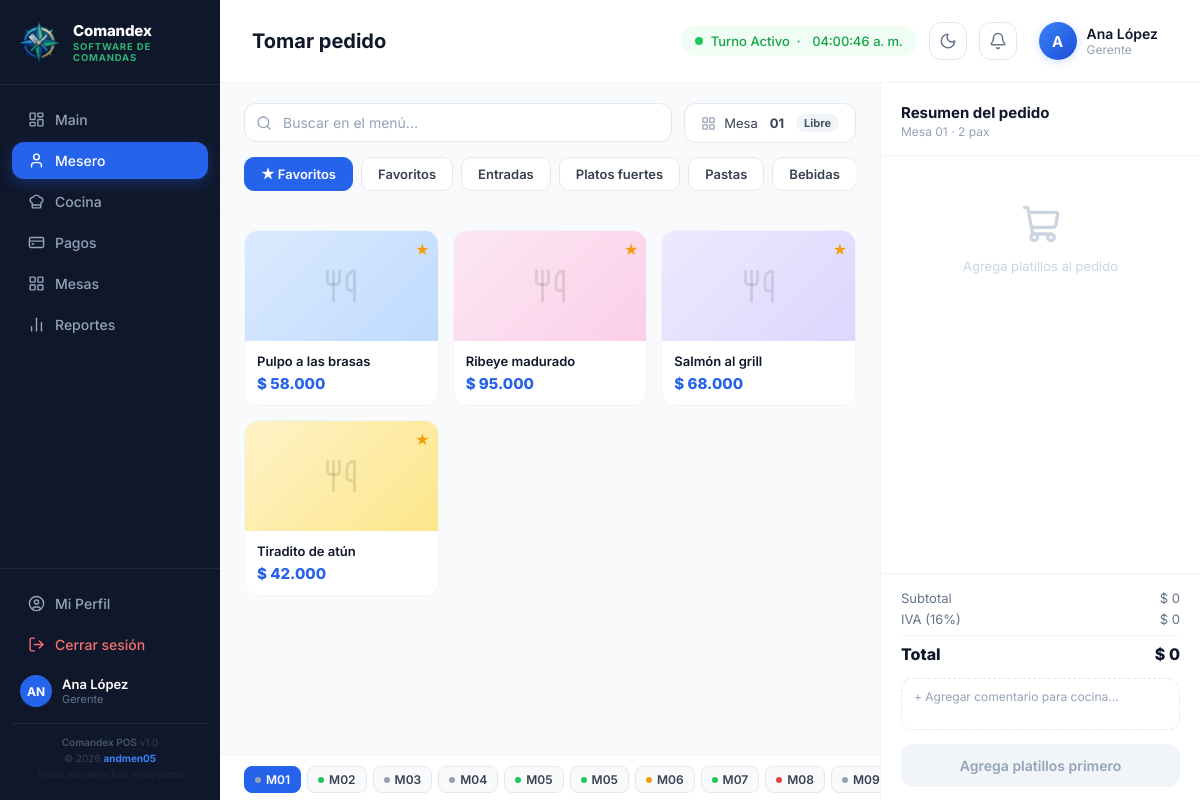
/mesero/pedido/1 (signed in), run on the app's committed database.
### tables this page shows
CREATE TABLE mesas (
    id INT AUTO_INCREMENT PRIMARY KEY,
    numero INT NOT NULL,
    zona ENUM('terraza','salon','privado') DEFAULT 'salon',
    capacidad INT DEFAULT 4,
    estado ENUM('libre','ocupada','reservada','por_liberar') DEFAULT 'libre',
    pos_x INT DEFAULT 0,
    pos_y INT DEFAULT 0,
    sucursal_id INT NOT NULL,
    FOREIGN KEY (sucursal_id) REFERENCES sucursales(id)
);

CREATE TABLE categorias (
    id INT AUTO_INCREMENT PRIMARY KEY,
    nombre VARCHAR(80) NOT NULL,
    icono VARCHAR(50) DEFAULT '🍽️',
    orden INT DEFAULT 0
);

CREATE TABLE productos (
    id INT AUTO_INCREMENT PRIMARY KEY,
    nombre VARCHAR(150) NOT NULL,
    descripcion TEXT,
    precio DECIMAL(10,2) NOT NULL,
    categoria_id INT,
    imagen VARCHAR(255),
    disponible TINYINT(1) DEFAULT 1,
    favorito TINYINT(1) DEFAULT 0,
    created_at TIMESTAMP DEFAULT CURRENT_TIMESTAMP,
    FOREIGN KEY (categoria_id) REFERENCES categorias(id)
);

CREATE TABLE pedidos (
    id INT AUTO_INCREMENT PRIMARY KEY,
    numero INT NOT NULL,
    mesa_id INT NOT NULL,
    mesero_id INT NOT NULL,
    estado ENUM('pendiente','en_cocina','listo','servido','cancelado') DEFAULT 'pendiente',
    personas INT DEFAULT 1,
    notas_cocina TEXT,
    created_at TIMESTAMP DEFAULT CURRENT_TIMESTAMP,
    updated_at TIMESTAMP DEFAULT CURRENT_TIMESTAMP ON UPDATE CURRENT_TIMESTAMP,
    FOREIGN KEY (mesa_id) REFERENCES mesas(id),
    FOREIGN KEY (mesero_id) REFERENCES usuarios(id)
);

### controllers/MeseroController.php (called while the page is built, shortened)
<?php
class MeseroController {
    private Pedido $pedidoModel;
    private Producto $productoModel;
    private Mesa $mesaModel;
    public function __construct() {
        $this->pedidoModel   = new Pedido();
        $this->productoModel = new Producto();
        $this->mesaModel     = new Mesa();
    }
    public function pedido(int $mesa_id): void {
        $mesa       = $this->mesaModel->findById($mesa_id);
        $categorias  = $this->productoModel->getCategorias();
        $productos    = $this->productoModel->getAll();
        $favoritos    = $this->productoModel->getFavoritos();
        $pedidoActivo = $this->pedidoModel->getActivoByMesa($mesa_id);
        $todasMesas   = $this->mesaModel->getAll(1);
        view('mesero/pedido', compact(
            'mesa','categorias','productos','favoritos','pedidoActivo','todasMesas','mesa_id'
        ));
    }
}

### config/database.php (called while the page is built, shortened)
<?php
function getPDO(): PDO {
    static $pdo = null;
    if ($pdo === null) {
        $dsn = "mysql:host=" . DB_HOST . ";dbname=" . DB_NAME . ";charset=" . DB_CHARSET;
        $options = [
            PDO::ATTR_ERRMODE            => PDO::ERRMODE_EXCEPTION,
            PDO::ATTR_DEFAULT_FETCH_MODE => PDO::FETCH_ASSOC,
            PDO::ATTR_EMULATE_PREPARES   => false,
        ];
        try {
            $pdo = new PDO($dsn, DB_USER, DB_PASS, $options);
        } catch (PDOException $e) {
            http_response_code(500);
            die(json_encode(['error' => 'Database connection failed: ' . $e->getMessage()]));
        }
    }
    return $pdo;
}

### models/Mesa.php (called while the page is built, shortened)
<?php
class Mesa {
    private PDO $db;
    public function __construct() {
        $this->db = getPDO();
    }
    public function getAll(int $sucursal_id = 1, string $zona = ''): array {
        $sql = "SELECT m.*,
                    p.id AS pedido_id, p.personas,
                    p.created_at AS pedido_inicio,
                    u.nombre AS mesero_nombre
                FROM mesas m
                LEFT JOIN pedidos p ON p.mesa_id = m.id AND p.estado IN ('pendiente','en_cocina','listo','servido')
                LEFT JOIN usuarios u ON p.mesero_id = u.id
                WHERE m.sucursal_id = ?";
        $params = [$sucursal_id];
        $sql .= " ORDER BY m.numero";
        $stmt = $this->db->prepare($sql);
        $stmt->execute($params);
        return $stmt->fetchAll();
    }
    public function findById(int $id): ?array {
        $stmt = $this->db->prepare("SELECT * FROM mesas WHERE id=?");
        $stmt->execute([$id]);
        return $stmt->fetch() ?: null;
    }
}

### models/Producto.php (called while the page is built, shortened)
<?php
class Producto {
    private PDO $db;
    public function __construct() {
        $this->db = getPDO();
    }
    public function getAll(int $categoria_id = 0, bool $soloDisponibles = true): array {
        $sql = "SELECT p.*, c.nombre AS categoria_nombre
                FROM productos p
                LEFT JOIN categorias c ON p.categoria_id = c.id
                WHERE 1=1";
        $params = [];
        if ($soloDisponibles) {
            $sql .= " AND p.disponible=1";
        }
        $sql .= " ORDER BY p.favorito DESC, p.nombre";
        $stmt = $this->db->prepare($sql);
        $stmt->execute($params);
        return $stmt->fetchAll();
    }
    public function getFavoritos(): array {
        $stmt = $this->db->prepare("
            SELECT p.*, c.nombre AS categoria_nombre
            FROM productos p
            LEFT JOIN categorias c ON p.categoria_id = c.id
            WHERE p.favorito=1 AND p.disponible=1
            ORDER BY p.nombre
        ");
        $stmt->execute();
        return $stmt->fetchAll();
    }
    public function getCategorias(): array {
        $stmt = $this->db->query("SELECT * FROM categorias ORDER BY orden, nombre");
        return $stmt->fetchAll();
    }
}

### models/Pedido.php (called while the page is built, shortened)
<?php
class Pedido {
    private PDO $db;
    public function __construct() {
        $this->db = getPDO();
    }
    public function getActivoByMesa(int $mesa_id): ?array {
        $stmt = $this->db->prepare("
            SELECT * FROM pedidos
            WHERE mesa_id=? AND estado NOT IN ('pagado','cancelado')
            ORDER BY created_at DESC LIMIT 1
        ");
        $stmt->execute([$mesa_id]);
        $pedido = $stmt->fetch() ?: null;
        return $pedido;
    }
}

### views/mesero/pedido.php (the view, shortened to what this page needs)
<?php
$pedido_id = $pedidoActivo['id'] ?? 0;
$items     = $pedidoActivo['items'] ?? [];
$subtotal  = array_sum(array_map(fn($i)=>$i['cantidad']*$i['precio_unitario'], $items));
$iva       = round($subtotal * 0.16, 2);
$total     = $subtotal + $iva;
$catActiva = $_GET['cat'] ?? 'favoritos';
if($catActiva === 'favoritos') {
    $prodMostrar = array_filter($productos, fn($p)=>$p['favorito']);
} else {
    $prodMostrar = array_filter($productos, fn($p)=>(string)$p['categoria_id']===$catActiva);
}
?>
<div class="main-override">
<div class="left-col">
    <div style="padding:20px 24px 16px;background:#f8fafc;border-bottom:1px solid #f1f5f9;flex-shrink:0;">
        <div style="display:flex;gap:12px;margin-bottom:14px;">
            <div style="position:relative;flex:1;">
                <i data-lucide="search" style="position:absolute;left:12px;top:50%;transform:translateY(-50%);width:16px;height:16px;color:#94a3b8;"></i>
                <input type="text" id="search-prod" placeholder="Buscar en el menú..."
                    style="width:100%;padding:10px 14px 10px 38px;border:1.5px solid #e2e8f0;border-radius:12px;font-size:14px;background:#fff;box-sizing:border-box;">
            </div>
            <div style="display:flex;align-items:center;gap:8px;background:#fff;border:1.5px solid #e2e8f0;border-radius:12px;padding:10px 16px;font-size:13px;color:#374151;flex-shrink:0;">
                <i data-lucide="layout-grid" style="width:15px;height:15px;color:#94a3b8;"></i>
                Mesa <strong style="margin:0 4px;"><?= str_pad($mesa['numero'],2,'0',STR_PAD_LEFT) ?></strong>
                <span style="background:<?= $mesa['estado']==='ocupada'?'#d1fae5':'#f1f5f9' ?>;color:<?= $mesa['estado']==='ocupada'?'#065f46':'#475569' ?>;font-size:11px;font-weight:700;padding:2px 8px;border-radius:99px;">
                    <?= ucfirst($mesa['estado']) ?>
                </span>
            </div>
        </div>
        <div style="display:flex;gap:8px;overflow-x:auto;padding-bottom:2px;">
            <button class="cat-btn <?= $catActiva==='favoritos'?'active':'' ?>" onclick="filtrar('favoritos',this)">
                ★ Favoritos
            </button>
            <?php foreach($categorias as $cat): ?>
            <button class="cat-btn <?= (string)$cat['id']===$catActiva?'active':'' ?>" onclick="filtrar('<?= $cat['id'] ?>',this)">
                <?= htmlspecialchars($cat['nombre']) ?>
            </button>
            <?php endforeach; ?>
        </div>
    </div>
    <div style="flex:1;overflow-y:auto;padding:20px 24px;">
        <div id="prod-grid" style="display:grid;grid-template-columns:repeat(auto-fill,minmax(180px,1fr));gap:14px;">
            <?php foreach($prodMostrar as $prod): ?>
            <div class="prod-card" id="prod-<?= $prod['id'] ?>"
                 data-nombre="<?= htmlspecialchars($prod['nombre']) ?>"
                 data-cat="<?= $prod['categoria_id'] ?>"
                 data-fav="<?= $prod['favorito'] ?>"
                 onclick="abrirModal(<?= $prod['id'] ?>,'<?= addslashes($prod['nombre']) ?>',<?= $prod['precio'] ?>,'<?= addslashes($prod['descripcion']??'') ?>')">
                <div style="height:110px;background:linear-gradient(135deg,<?= ['#fef3c7','#dbeafe','#d1fae5','#fce7f3','#ede9fe','#f0fdf4'][($prod['id']-1)%6] ?>,<?= ['#fde68a','#bfdbfe','#a7f3d0','#fbcfe8','#ddd6fe','#bbf7d0'][($prod['id']-1)%6] ?>);display:flex;align-items:center;justify-content:center;position:relative;">
                    <i data-lucide="utensils" style="width:36px;height:36px;color:rgba(0,0,0,0.1);"></i>
                    <?php if($prod['favorito']): ?>
                    <span style="position:absolute;top:8px;right:8px;color:#f59e0b;font-size:16px;">★</span>
                    <?php endif; ?>
                </div>
                <div style="padding:12px;">
                    <p style="font-size:13px;font-weight:600;color:#0f172a;margin:0 0 4px;line-height:1.3;"><?= htmlspecialchars($prod['nombre']) ?></p>
                    <p style="font-size:15px;font-weight:800;color:#2563eb;margin:0;"><?= formatMoney($prod['precio']) ?></p>
                </div>
            </div>
            <?php endforeach; ?>
        </div>
    </div>
    <div style="border-top:1px solid #f1f5f9;background:#fff;padding:10px 24px;overflow-x:auto;flex-shrink:0;">
        <div style="display:flex;gap:6px;min-width:max-content;">
            <?php
            $dotCol=['libre'=>'#94a3b8','ocupada'=>'#22c55e','reservada'=>'#f59e0b','por_liberar'=>'#ef4444'];
            foreach($todasMesas as $m):
                $isCur=$m['id']===$mesa_id;
            ?>
            <a href="<?= BASE_URL ?>/mesero/pedido/<?= $m['id'] ?>"
               style="display:flex;align-items:center;gap:5px;padding:5px 10px;border-radius:8px;font-size:12px;font-weight:600;text-decoration:none;transition:all 0.15s;
               background:<?= $isCur?'#2563eb':'#f8fafc' ?>;color:<?= $isCur?'#fff':'#374151' ?>;border:1px solid <?= $isCur?'#2563eb':'#e2e8f0' ?>;">
                <span style="width:6px;height:6px;border-radius:50%;background:<?= $dotCol[$m['estado']] ?>;flex-shrink:0;"></span>
                M<?= str_pad($m['numero'],2,'0',STR_PAD_LEFT) ?>
            </a>
            <?php endforeach; ?>
        </div>
    </div>
</div>
<div class="right-col">
    <div style="padding:20px 20px 16px;border-bottom:1px solid #f1f5f9;flex-shrink:0;">
        <h2 style="font-size:15px;font-weight:700;color:#0f172a;margin:0 0 2px;">Resumen del pedido</h2>
        <p style="font-size:12px;color:#94a3b8;margin:0;">Mesa <?= str_pad($mesa['numero'],2,'0',STR_PAD_LEFT) ?> · <?= $mesa['capacidad'] ?> pax</p>
    </div>
    <div style="flex:1;overflow-y:auto;padding:16px 20px;" id="items-container">
        <?php if(empty($items)): ?>
        <div id="empty-state" style="text-align:center;padding:32px 0;color:#cbd5e1;">
            <i data-lucide="shopping-cart" style="width:40px;height:40px;margin:0 auto 10px;"></i>
            <p style="font-size:13px;">Agrega platillos al pedido</p>
        </div>
        <?php endif; ?>
    </div>
    <div style="padding:16px 20px;border-top:1px solid #f1f5f9;flex-shrink:0;">
        <div style="margin-bottom:14px;">
            <div style="display:flex;justify-content:space-between;font-size:13px;color:#64748b;margin-bottom:5px;">
                <span>Subtotal</span><span id="disp-subtotal"><?= formatMoney($subtotal) ?></span>
            </div>
            <div style="display:flex;justify-content:space-between;font-size:13px;color:#64748b;margin-bottom:8px;">
                <span>IVA (16%)</span><span id="disp-iva"><?= formatMoney($iva) ?></span>
            </div>
            <div style="display:flex;justify-content:space-between;font-size:16px;font-weight:800;color:#0f172a;padding-top:8px;border-top:1px solid #f1f5f9;">
                <span>Total</span><span id="disp-total"><?= formatMoney($total) ?></span>
            </div>
        </div>
        <form method="POST" id="form-enviar">
            <textarea name="notas_cocina" rows="2" placeholder="+ Agregar comentario para cocina..."
                style="width:100%;padding:10px 12px;border:1.5px dashed #e2e8f0;border-radius:12px;font-size:12px;color:#374151;resize:none;box-sizing:border-box;margin-bottom:10px;"></textarea>
            <?php if($pedido_id): ?>
            <button type="submit"
                style="width:100%;padding:13px;background:#2563eb;color:#fff;font-size:14px;font-weight:700;border:none;border-radius:12px;cursor:pointer;display:flex;align-items:center;justify-content:center;gap:8px;box-shadow:0 3px 12px rgba(37,99,235,0.25);margin-bottom:8px;">
                <i data-lucide="chef-hat" style="width:16px;height:16px;"></i> Enviar a cocina
            </button>
            <a href="<?= BASE_URL ?>/pagos/cobrar/<?= $pedido_id ?>"
               style="width:100%;padding:11px;background:#f8fafc;border:1px solid #e2e8f0;color:#374151;font-size:13px;font-weight:500;border-radius:12px;text-decoration:none;display:flex;align-items:center;justify-content:center;gap:6px;box-sizing:border-box;">
                <i data-lucide="credit-card" style="width:14px;height:14px;"></i> Cobrar ahora
            </a>
            <?php else: ?>
            <div style="width:100%;padding:13px;background:#f1f5f9;color:#94a3b8;font-size:14px;font-weight:600;border-radius:12px;text-align:center;">
                Agrega platillos primero
            </div>
            <?php endif; ?>
        </form>
    </div>
</div>
</div>
<?php
require __DIR__ . '/../layout/app.php';

### views/layout/app.php (style rules this page uses)
:root { --bg: #f8fafc; --surface: #ffffff; --border: #f1f5f9; --border2: #e2e8f0; --text-1: #0f172a; --text-2: #374151; --text-3: #64748b; --text-4: #94a3b8; --sidebar-bg:#0f172a; --sidebar-link:#94a3b8; --sidebar-border: rgba(255,255,255,0.07); --topbar-bg: #ffffff; --card-shadow: 0 1px 3px rgba(0,0,0,0.04); --card-hover: 0 4px 12px rgba(0,0,0,0.08); --input-bg: #ffffff; --table-hover:#f8fafc; }
* { font-family: 'Inter', system-ui, sans-serif; box-sizing: border-box; margin: 0; padding: 0; }
body { background: var(--bg); color: var(--text-2); transition: background 0.25s, color 0.25s; }
input, select, textarea { background: var(--input-bg) !important; color: var(--text-2) !important; border-color: var(--border2) !important; transition: background 0.25s, border-color 0.25s, color 0.25s; }
input::placeholder, textarea::placeholder { color: var(--text-4) !important; }

### views/mesero/pedido.php (style rules this page uses)
.main-override { margin: -32px; height: calc(100vh - 80px); display: flex; overflow: hidden; }
.left-col { flex:1; display:flex; flex-direction:column; overflow:hidden; }
.right-col { width: 320px; flex-shrink:0; background:#fff; border-left:1px solid #f1f5f9; display:flex; flex-direction:column; overflow:hidden; }
.prod-card { background:#fff; border:1.5px solid #f1f5f9; border-radius:14px; overflow:hidden; cursor:pointer; transition:all 0.15s; }
.cat-btn { padding:8px 16px; border-radius:10px; font-size:13px; font-weight:600; cursor:pointer; border:1.5px solid #e2e8f0; background:#fff; color:#374151; white-space:nowrap; flex-shrink:0; transition:all 0.15s; }
.cat-btn.active { background:#2563eb; color:#fff; border-color:#2563eb; }

### data on the page
mesas: numero "01", estado "Libre", capacidad "2"
categorias: nombre "Favoritos"
categorias: nombre "Entradas"
categorias: nombre "Platos fuertes"
categorias: nombre "Pastas"
categorias: nombre "Bebidas"
productos: nombre "Pulpo a las brasas", precio "$ 58.000"
productos: nombre "Ribeye madurado", precio "$ 95.000"
productos: nombre "Salmón al grill", precio "$ 68.000"
productos: nombre "Tiradito de atún", precio "$ 42.000"
pedidos: mesa.numero "02"
mesas: numero "03"
mesas: numero "04"
pedidos: mesa.numero "05"
pedidos: mesa.numero "05"
mesas: numero "06"
pedidos: mesa.numero "07"
pedidos: mesa.numero "08"
mesas: numero "09"

### other printed values
$mod['label'] "Main"
$mod['label'] "Mesero"
$mod['label'] "Cocina"
$mod['label'] "Pagos"
$mod['label'] "Mesas"
$mod['label'] "Reportes"
$sidebarIniciales "AN"
$user['nombre'] "Ana López"
$user['rol'] "Gerente"
$pageTitle "Tomar pedido"
getConfig('turno_activo_nombre', 'Turno Activo') "Turno Activo"
substr($user['nombre'] ?? 'U', 0, 1) "A"
formatMoney($subtotal) "$ 0"
formatMoney($iva) "$ 0"
formatMoney($total) "$ 0"
